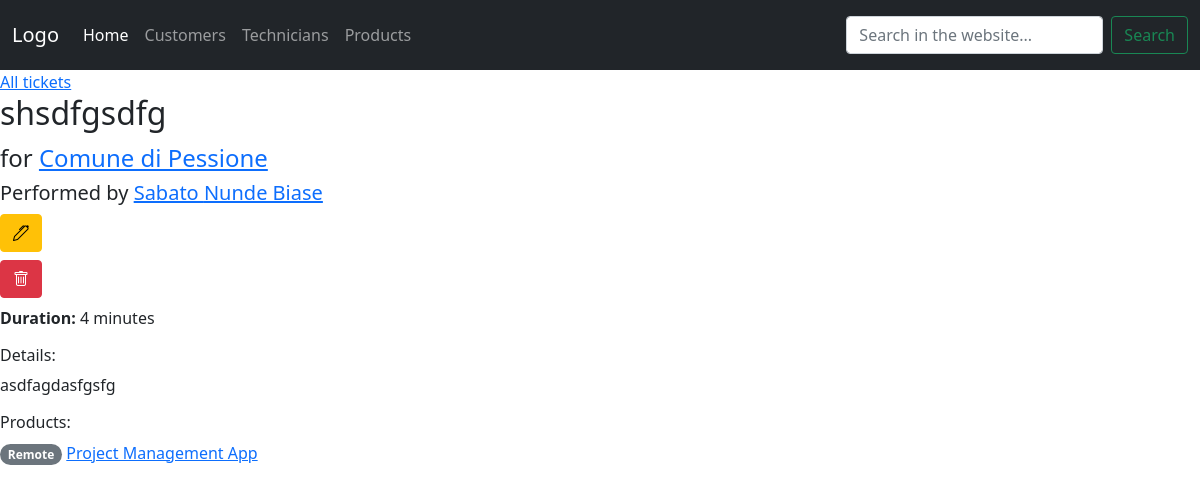
Page /ticket/3 on the committed database.
### hotline/models.py (models this page shows, shortened)
class ticket(models.Model):
    PRIORITY_LEVELS = [
        ('1','low'),
        ('2','medium'),
        ('3','high'),
        ('4','urgent')
    ]
    customer_id = models.ForeignKey('customer', on_delete=models.PROTECT)
    technician_id = models.ForeignKey('technician', on_delete=models.PROTECT)
    products = models.ManyToManyField('product', blank=True)
    title = models.CharField(max_length=255, blank=True)
    updated_at = models.DateTimeField(auto_now=True)
    notes = models.TextField(blank=True)
    duration = models.IntegerField()
    status_id = models.ForeignKey('status', default='1', on_delete=models.PROTECT)
    priority = models.CharField(max_length=10, default='low', choices=PRIORITY_LEVELS, null=True, blank=True)
    created_at = models.DateTimeField(auto_now_add=True)
    order_number = models.IntegerField(null=True, blank=True)

class customer(models.Model):
    name = models.CharField(max_length=255)
    reference = models.CharField(max_length=255)
    reference_phone = models.CharField(max_length=50, null=True, blank=True)
    reference_email = models.CharField(max_length=50, null=True, blank=True)
    address = models.CharField(max_length=255, null=True, blank=True)
    phone = models.CharField(max_length=255, null=True, blank=True)
    sw_contract = BooleanField(default=False)
    hw_contract = BooleanField(default=False)
    def __str__(self):
        return self.name

class technician(models.Model):
    first_name = models.CharField(max_length=50)
    last_name = models.CharField(max_length=50)
    office_phone = models.CharField(max_length=15, null=True, blank=True)
    mobile_phone = models.CharField(max_length=15, null=True, blank=True)
    email = models.CharField(max_length=100, null=True, blank=True)
    department_id = ForeignKey('department', on_delete=models.PROTECT)

class product(models.Model):
    name = models.CharField(max_length=50)
    department_id = ForeignKey('department', on_delete=models.PROTECT)
    description = models.TextField(blank=True, null=True)

class department(models.Model):
    name = models.CharField(max_length=50)
    subset = models.CharField(max_length=50)
    def __str__(self):
        return self.name

### hotline/views.py (the view)
# urls.py: path('ticket/<str:pk>', views.ticket_detail, name="ticket_detail"),
def ticket_detail(request, pk):
    my_ticket = ticket.objects.get(id=pk)
    context = {
        'my_ticket': my_ticket,
    }
    return render(request, 'hotline/ticket_detail.html', context)

### hotline/models.py (called while the page is built)
    def __str__(self):
        return self.name

### hotline/templates/hotline/ticket_detail.html
{% extends 'hotline/home.html' %}
{% block content %}
<a href="#">All tickets</a>
<br>
<h2>{{ my_ticket.title }} <span class="badge rounded-pill {{my_ticket.status_id.color}}">{{my_ticket.status_id}}</span> </h2>
<h4>for <a href="{% url 'customer_detail' my_ticket.customer_id.id %}">{{ my_ticket.customer_id }}</a></h4>
<h5>Performed by <a href="{% url 'technician_detail' my_ticket.technician_id.id %}">{{ my_ticket.technician_id.first_name }} {{ my_ticket.technician_id.last_name }}</a></h5>
<h3><a href="{% url 'update_ticket' my_ticket.id %}"><span class="btn btn-warning"><i class="bi bi-pen"></i></span></a></h3>
<h3><a href="{% url 'delete' my_ticket.id %}"><span class="btn btn-danger"><i class="bi bi-trash"></i></span></a></h3>
<p><b>Duration:</b> {{ my_ticket.duration }} minutes</p>
<h6>Details:</h6>
<p>{{ my_ticket.notes }}</p>
<h6>Products:</h6>
{% for product in my_ticket.products.all %}
    <p><span class="badge rounded-pill bg-secondary">{{ product.department_id }}</span> <a href="{% url 'product_detail' product.id %}">{{ product.name }}</a></p>
{% endfor %}
{% endblock %}

### rows in the picture
ticket: title "shsdfgsdfg", customer_id "Comune di Pessione", technician_id.first_name "Sabato", technician_id.last_name "Nunde Biase", duration "4", notes "asdfagdasfgsfg"
product: department_id "Remote", name "Project Management App"
